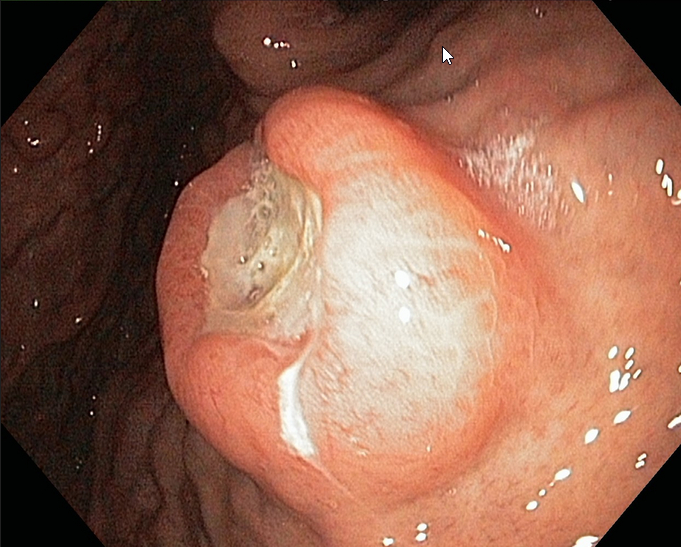
#> input picture dataset/images/image_1.png, 681 x 547 px
$ python -i funct.py   (imports and definitions only)
#> lines starting #> are read from the running program, lines starting #| are printed output that depends on the picture; after the words box and inside, x2 and y2 are one past the last pixel; in counts of white or black regions, pixels touching at a corner belong together
import numpy as np
import cv2 as cv
import scipy.ndimage #for 3D median
from skimage import color #for rgb2lab and rgb2hsv
from skimage.morphology import disk #for disk structured element


def ulcerDetection(image):
    # beta :: stretching parameter
    beta=12

    #StructuringElement : disk Forme - because it's more commonly used for medical images
    kernel = disk(beta)

    # Applying the Top-Hat operation
    topHat_img = cv.morphologyEx(image,cv.MORPH_TOPHAT,kernel)
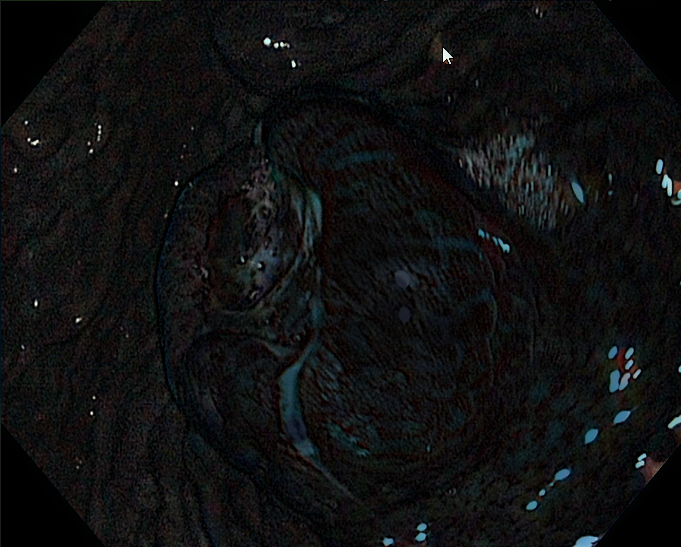
#> topHat_img: shape (547, 681, 3); mean R, G, B 15.6, 16.2, 16.8
    bottomHat_img = cv.morphologyEx(image, cv.MORPH_BLACKHAT,kernel)
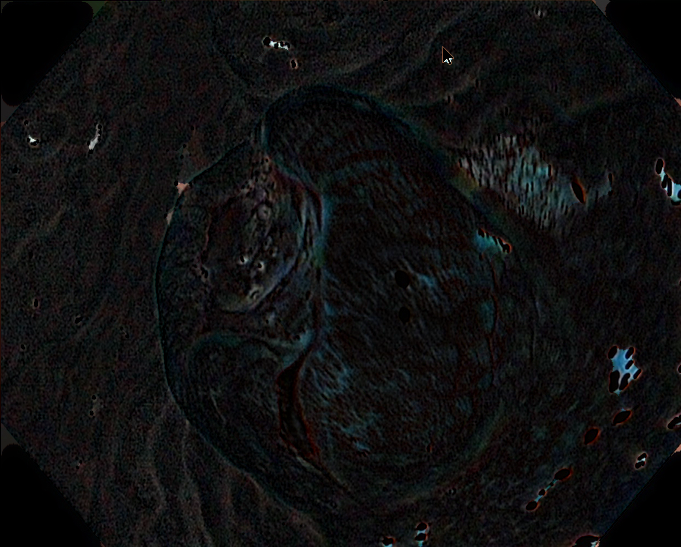
#> bottomHat_img: shape (547, 681, 3); mean R, G, B 15.3, 15.2, 15.7
    topBottom_img=cv.subtract(cv.add(topHat_img,image), bottomHat_img)
    alpha = (3, 3, 3)
    median_topBottom_img= scipy.ndimage.median_filter(topBottom_img, alpha)
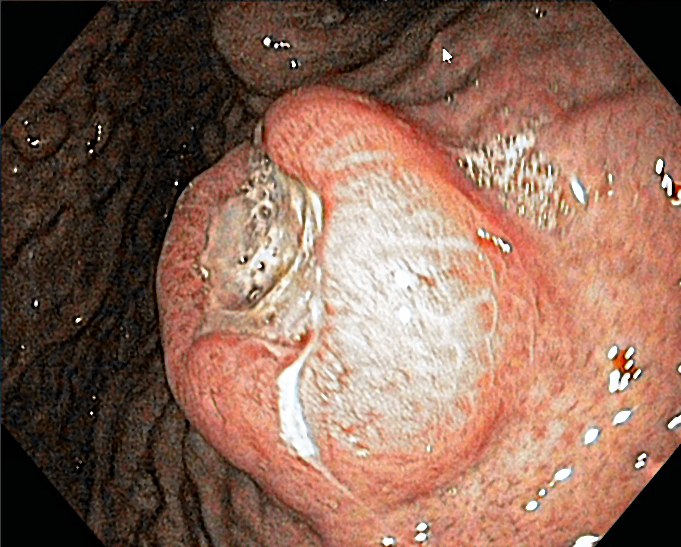
#> median_topBottom_img: shape (547, 681, 3); mean R, G, B 138.3, 102.8, 86.6
    sample=median_topBottom_img
    sample_h= color.rgb2hsv(sample)
#> sample_h: shape (547, 681, 3) float64; mean of channels 0, 1, 2 0.0923, 0.421, 0.543
    lower_mask = sample_h[:,:,0] > 0.11
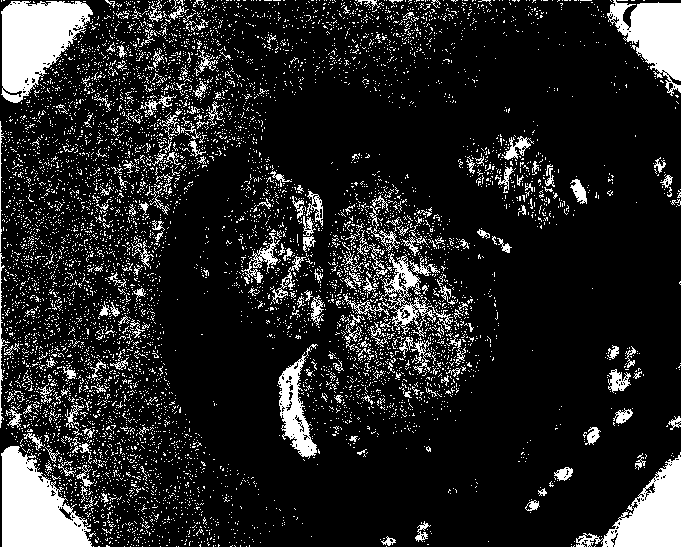
#> lower_mask: shape (547, 681) bool; 14.5% white; 7542 white regions (7328 under 20 px), largest, box (x1, y1, x2, y2) and area: (1, 446, 92, 547) 5725, (1, 1, 93, 103) 5686, (576, 452, 681, 547) 4204
    upper_mask = sample_h[:,:,0] < 0.3
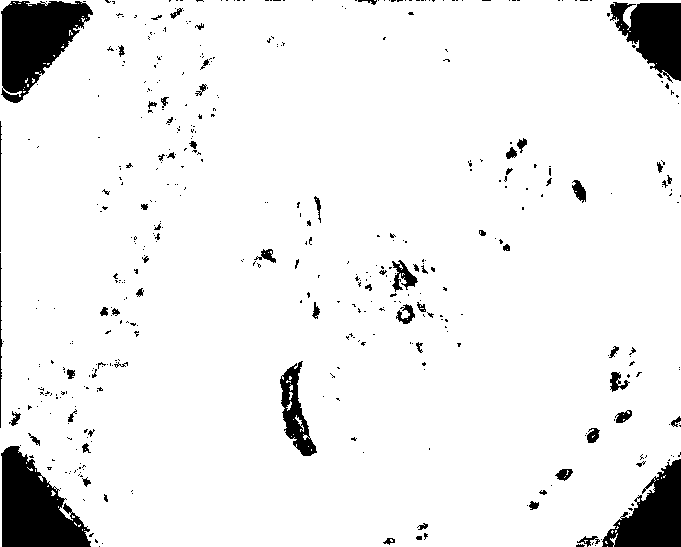
#> upper_mask: shape (547, 681) bool; 93.1% white; 464 black regions (392 under 20 px), largest, box (x1, y1, x2, y2) and area: (1, 446, 91, 547) 5594, (1, 1, 93, 103) 5578, (602, 459, 681, 547) 3875
    mask = upper_mask*lower_mask
#> mask: shape (547, 681) bool; 7.6% white in thin lines or dots

    # get the desired mask and show in original image
    red = sample[:,:,0]*mask
    green = sample[:,:,1]*mask
    blue = sample[:,:,2]*mask
    mask2 = np.dstack((red,green,blue))
    img_ulcer=cv.cvtColor(mask2, cv.COLOR_RGB2GRAY)
    ret, thresh = cv.threshold(mask2,np.mean(median_topBottom_img),255,cv.THRESH_BINARY)
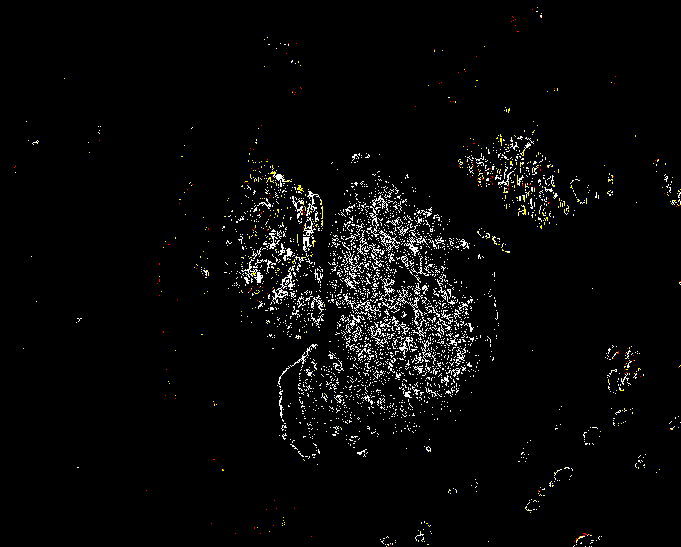
#> thresh: shape (547, 681, 3); mean R, G, B 8.1, 8, 7.4
#> ret = 109

    kernel = disk(3)
    thresh = cv.erode(cv.dilate(thresh,kernel,iterations=2),kernel,iterations=7)

    segmentation=cv.dilate(thresh,kernel,iterations=7)
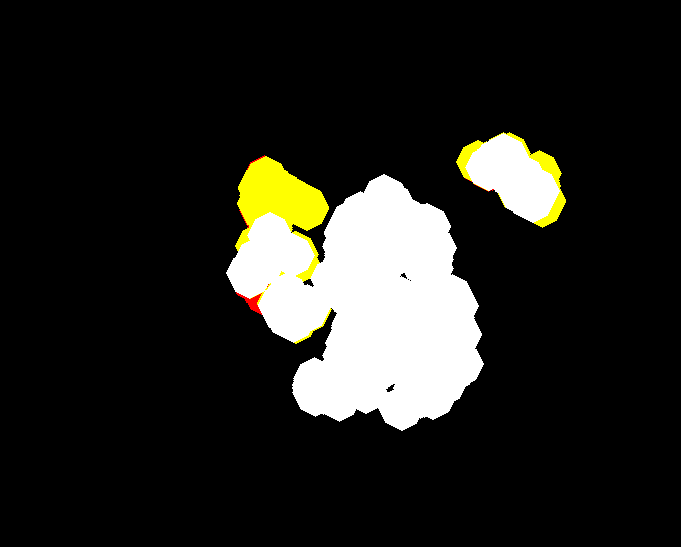
#> segmentation: shape (547, 681, 3); mean R, G, B 35.3, 35.1, 30.8

    return segmentation


def drawContour(segmentation, image):
    seg  = cv.cvtColor(segmentation, cv.COLOR_RGB2GRAY)
    main = image.copy()

    # Dictionary giving RGB colour for label (segment label) - label 1 in red, label 2 in yellow
    RGBforLabel = { 1:(0,0,255), 2:(1,255,255) }

    # Find external contours
    contours,_ = cv.findContours(seg,cv.RETR_EXTERNAL,cv.CHAIN_APPROX_NONE)

    # Iterate over all contours
    for i,c in enumerate(contours):
        # Find mean colour inside this contour by doing a masked mean
        mask = np.zeros(seg.shape, np.uint8)
        cv.drawContours(mask,[c],-1,255, -1)
        # DEBUG: cv.imwrite(f"mask-{i}.png",mask)
        mean,_,_,_ = cv.mean(seg, mask=mask)
        # DEBUG: print(f"i: {i}, mean: {mean}")

        # Get appropriate colour for this label
        label = 2 if mean > 1.0 else 1
        colour = RGBforLabel.get(label)
        # DEBUG: print(f"Colour: {colour}")

        # Outline contour in that colour on main image, line thickness=1
        cv.drawContours(main,[c],-1,colour,5)

    return cv.cvtColor(main, cv.COLOR_BGR2RGB)

>>> import cv2
>>> picture = cv2.cvtColor(cv2.imread('../dataset/images/image_1.png'), cv2.COLOR_BGR2RGB)
>>> result = ulcerDetection(picture)

$ run again, on dataset/images/image_2.png
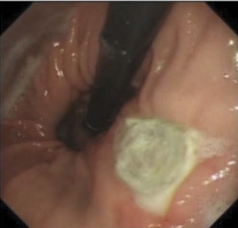
#> input picture dataset/images/image_2.png, 238 x 228 px
#> sample_h: shape (228, 238, 3) float64; mean of channels 0, 1, 2 0.0761, 0.322, 0.434
#> in ulcerDetection, `lower_mask = sample_h[:,:,0] > 0.11`:
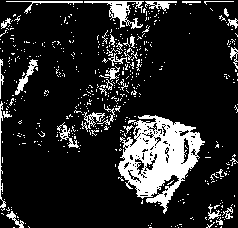
#> lower_mask: shape (228, 238) bool; 15.1% white; 503 white regions (468 under 20 px), largest, box (x1, y1, x2, y2) and area: (118, 115, 205, 214) 4222, (84, 1, 144, 29) 498, (15, 59, 38, 95) 205
#> upper_mask: shape (228, 238) bool; 97.5% white; 61 black regions (44 under 20 px), largest, box (x1, y1, x2, y2) and area: (85, 1, 142, 28) 362, (6, 1, 83, 13) 145, (145, 1, 177, 10) 117
#> mask: shape (228, 238) bool; 12.6% white; 580 white regions (559 under 20 px), largest, box (x1, y1, x2, y2) and area: (118, 115, 205, 214) 4222, (15, 59, 38, 95) 205, (105, 66, 120, 80) 88
#> ret = 90
#> in ulcerDetection, `segmentation=cv.dilate(thresh,kernel,iterations=7)`:
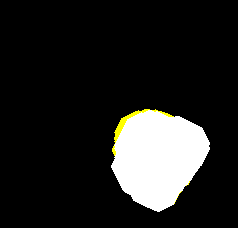
#> segmentation: shape (228, 238, 3); mean R, G, B 33.9, 33.9, 32.5

$ run again, on dataset/images/image_3.png
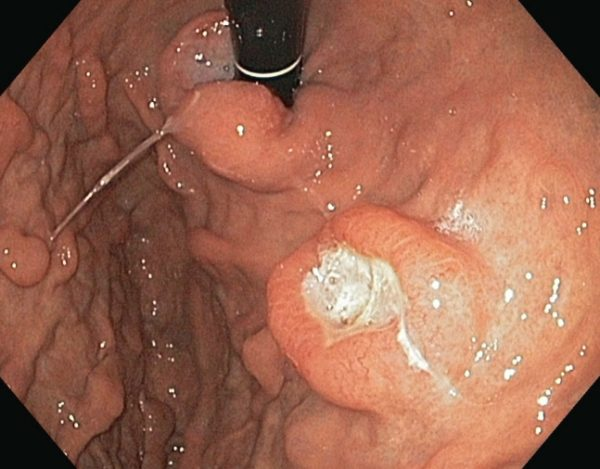
#> input picture dataset/images/image_3.png, 600 x 469 px
#> sample_h: shape (469, 600, 3) float64; mean of channels 0, 1, 2 0.0751, 0.433, 0.586
#> in ulcerDetection, `lower_mask = sample_h[:,:,0] > 0.11`:
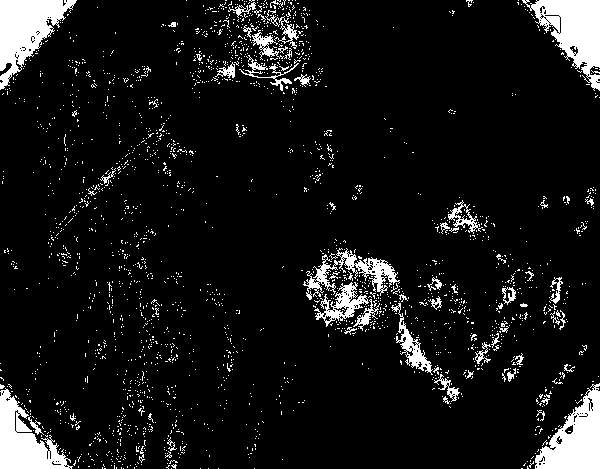
#> lower_mask: shape (469, 600) bool; 8.6% white; 2191 white regions (2127 under 20 px), largest, box (x1, y1, x2, y2) and area: (0, 0, 77, 90) 3381, (522, 0, 600, 91) 3349, (535, 383, 600, 469) 3054
#> upper_mask: shape (469, 600) bool; 94.6% white; 167 black regions (133 under 20 px), largest, box (x1, y1, x2, y2) and area: (0, 0, 77, 90) 3234, (531, 0, 600, 75) 2922, (535, 390, 600, 469) 2880
#> mask: shape (469, 600) bool; 3.2% white in thin lines or dots
#> ret = 112
#> in ulcerDetection, `thresh = cv.erode(cv.dilate(thresh,kernel,iterations=2),kernel,iterati..`:
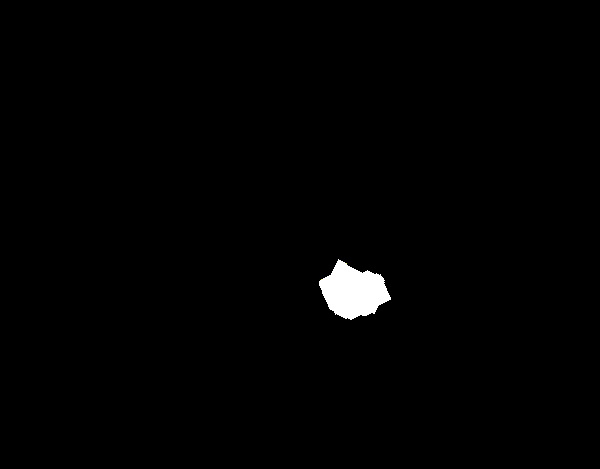
#> thresh: shape (469, 600, 3); mean R, G, B 2.5, 2.5, 2.5
